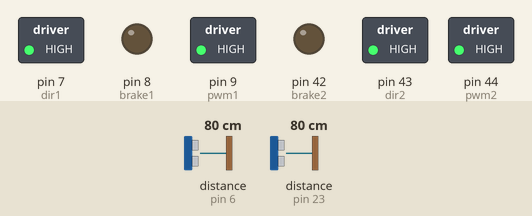
The sketch below on a simulated Arduino Mega 2560, built with avr-gcc and run on an emulated ATmega2560. Parts: switched loads named in the sketch (green lamp = pin HIGH), output pins drawn as LEDs (lit = HIGH). Wiring (inferred from the names in the program): ultrasonic range finder: trigger pin 22; echo pin 23. The test bench sets the inputs (shaded band); at power-on: distance to the obstacle (sensors on pin 23, pin 6) 80 cm. The echo pulse lasts 58.3 µs per cm; no radio packets arrive unless stated; pins used as bus, display or sensor lines are not drawn; what the sketch prints to the serial monitor is not drawn.

Above: at 1.2 s.
1.3 s: distance to the obstacle (sensor on pin 23) set to 2 cm
Timing chart, 0 to 4.3 s (numbered marks = the images above; inputs shaded):
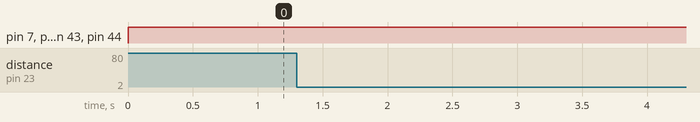

The sketch:

code_robot.ino
```cpp
#include <VirtualWire.h>

// Define du capteur de couleurs
#define S0 2
#define S1 3
#define S2 5
#define S3 4
#define sensorOut 6

//Define de la roue1
#define dir1 7
#define pwm1 9
#define brake1 8

//Define de la roue2
#define dir2 43
#define pwm2 44
#define brake2 42

//Define du capteur ultrason
#define trig1 22
#define echo1 23

int redFrequency = 0;
int greenFrequency = 0;
int blueFrequency = 0;

//Define des capteurs ultrason
//capteur 1
long lecture_echo;
long cm;


void setup_ultrason() {
  //capteur 1
  pinMode(trig1, OUTPUT);
  digitalWrite(trig1, LOW);
  pinMode(echo1, INPUT);
}

void setup_couleur() {
  // Setting the outputs
  pinMode(S0, OUTPUT);
  pinMode(S1, OUTPUT);
  pinMode(S2, OUTPUT);
  pinMode(S3, OUTPUT);

  // Setting the sensorOut as an input
  pinMode(sensorOut, INPUT);

  // Setting frequency scaling to 20%
  digitalWrite(S0,HIGH);
  digitalWrite(S1,LOW);

   // Begins serial communication
  Serial.begin(9600);
}
void setup_emetteur_recepteur(){
  //pour changer les pins
 // par defaut recepteur: pin 11 et emetteur 12
  //vw_set_tx_pin(n° IO);
  //vw_set_rx_pin(n° IO);
  vw_setup(2000);
  vw_rx_start(); // On peut maintenant recevoir des messages
}

void reception_message() {
  byte message[VW_MAX_MESSAGE_LEN];
  byte taille_message = VW_MAX_MESSAGE_LEN;
  // N.B. La constante VW_MAX_MESSAGE_LEN est fournie par la lib VirtualWire

  /*
   La variable "taille_message" doit impérativement être remise à
   la taille du buffer avant de pouvoir recevoir un message.
   Le plus simple est d'utiliser une variable locale pour ne pas
   avoir à réassigner la valeur à chaque début de loop().
   */

  // On attend de recevoir un message
  vw_wait_rx_max(200);

  if (vw_get_message(message, &taille_message)) {
    // On copie le message, qu'il soit corrompu ou non

    Serial.println((char*) message); // Affiche le message
  }
}

void setup_moteur(){
   pinMode(dir1,OUTPUT);
   pinMode(pwm1,OUTPUT);
   pinMode(brake1,OUTPUT);

   pinMode(dir2,OUTPUT);
   pinMode(pwm2,OUTPUT);
   pinMode(brake2,OUTPUT);
}

//envoi d'un int en radio
void envoi_message(int valeur) {
  vw_send((byte *) &valeur, sizeof(valeur));
  Serial.println("message envoyé");
  vw_wait_tx(); // On attend la fin de l'envoi
}

void lecture_couleur() {
  // Setting RED (R) filtered photodiodes to be read
  digitalWrite(S2,LOW);
  digitalWrite(S3,LOW);

  // Reading the output frequency
  redFrequency = pulseIn(sensorOut, LOW);

   // Printing the RED (R) value
  Serial.print("R = ");
  Serial.print(redFrequency);
  delay(100);

  // Setting GREEN (G) filtered photodiodes to be read
  digitalWrite(S2,HIGH);
  digitalWrite(S3,HIGH);

  // Reading the output frequency
  greenFrequency = pulseIn(sensorOut, LOW);

  // Printing the GREEN (G) value
  Serial.print(" G = ");
  Serial.print(greenFrequency);
  delay(100);

  // Setting BLUE (B) filtered photodiodes to be read
  digitalWrite(S2,LOW);
  digitalWrite(S3,HIGH);

  // Reading the output frequency
  blueFrequency = pulseIn(sensorOut, LOW);

  // Printing the BLUE (B) value
  Serial.print(" B = ");
  Serial.println(blueFrequency);
  if(blueFrequency<800&&redFrequency<800&&greenFrequency<800)
  {
    Serial.println("C'est blanc");
  }
  else if(blueFrequency>1400&&redFrequency>1400&&greenFrequency>1200)
  {
    Serial.println("C'est noir");
  }
  else if(blueFrequency<redFrequency && blueFrequency<greenFrequency)
  {
    Serial.println("C'est bleu");
  }
  else if(redFrequency<blueFrequency&& redFrequency<greenFrequency)
  {
    Serial.println("C'est rouge");
  }
  else if(greenFrequency<blueFrequency&&greenFrequency<redFrequency)
  {
    Serial.println("C'est vert");
  }
  delay(100);
}

int lecture_ultrason(int lequel){
  switch (lequel){
    case 1:
    digitalWrite(trig1, HIGH);
    delayMicroseconds(10);
    digitalWrite(trig1, LOW);
    lecture_echo = pulseIn(echo1,HIGH);
    cm = lecture_echo /58;
    Serial.print("Distance en cm capteur 1: ");
    Serial.println(cm);
    if(cm<3){
    Serial.println("Danger");
    return 1;
    }
    else{
      return 0;
    }
    break;
  }
}

void avancer(){
  digitalWrite(dir1,HIGH);
  digitalWrite(pwm1,HIGH);
  digitalWrite(brake1,LOW);

  digitalWrite(dir2,HIGH);
  digitalWrite(pwm2,HIGH);
  digitalWrite(brake2,LOW);
}

void setup(){
  setup_ultrason();
  setup_couleur();
  setup_emetteur_recepteur();
  setup_moteur();
}

void loop(){
  avancer();
  lecture_couleur();
  lecture_ultrason(1);
  /*
  if (lecture_ultrason(1))
  {
    while (lecture_ultrason(1))
    {

    }
  }*/
}
```

Measured:
- after the input at 1.3 s, every drawn part: stays the same
